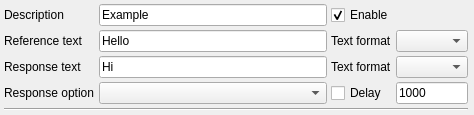
<?xml version="1.0" encoding="UTF-8"?>
<ui version="4.0">
 <class>SAKPluginAutoResponseItem</class>
 <widget class="QWidget" name="SAKPluginAutoResponseItem">
  <property name="geometry">
   <rect>
    <x>0</x>
    <y>0</y>
    <width>474</width>
    <height>110</height>
   </rect>
  </property>
  <property name="windowTitle">
   <string notr="true">Form</string>
  </property>
  <layout class="QGridLayout" name="gridLayout">
   <property name="leftMargin">
    <number>4</number>
   </property>
   <property name="topMargin">
    <number>4</number>
   </property>
   <property name="rightMargin">
    <number>6</number>
   </property>
   <property name="bottomMargin">
    <number>4</number>
   </property>
   <property name="spacing">
    <number>4</number>
   </property>
   <item row="1" column="2">
    <widget class="QLabel" name="label_5">
     <property name="text">
      <string>Text format</string>
     </property>
    </widget>
   </item>
   <item row="3" column="3">
    <widget class="QLineEdit" name="delayResponseLineEdit">
     <property name="sizePolicy">
      <sizepolicy hsizetype="Ignored" vsizetype="Fixed">
       <horstretch>0</horstretch>
       <verstretch>0</verstretch>
      </sizepolicy>
     </property>
     <property name="text">
      <string notr="true">1000</string>
     </property>
    </widget>
   </item>
   <item row="0" column="0">
    <widget class="QLabel" name="label">
     <property name="text">
      <string>Description</string>
     </property>
    </widget>
   </item>
   <item row="2" column="0">
    <widget class="QLabel" name="label_3">
     <property name="text">
      <string>Response text</string>
     </property>
    </widget>
   </item>
   <item row="2" column="2">
    <widget class="QLabel" name="label_6">
     <property name="text">
      <string>Text format</string>
     </property>
    </widget>
   </item>
   <item row="3" column="0">
    <widget class="QLabel" name="label_4">
     <property name="text">
      <string>Response option</string>
     </property>
    </widget>
   </item>
   <item row="3" column="1">
    <widget class="QComboBox" name="optionComboBox">
     <property name="sizePolicy">
      <sizepolicy hsizetype="Expanding" vsizetype="Fixed">
       <horstretch>0</horstretch>
       <verstretch>0</verstretch>
      </sizepolicy>
     </property>
    </widget>
   </item>
   <item row="3" column="2">
    <widget class="QCheckBox" name="delayResponseCheckBox">
     <property name="text">
      <string>Delay</string>
     </property>
    </widget>
   </item>
   <item row="1" column="1">
    <widget class="QLineEdit" name="referenceLineEdit">
     <property name="text">
      <string notr="true">Hello</string>
     </property>
    </widget>
   </item>
   <item row="1" column="3">
    <widget class="QComboBox" name="referenceDataFromatComboBox"/>
   </item>
   <item row="2" column="3">
    <widget class="QComboBox" name="responseDataFormatComboBox"/>
   </item>
   <item row="1" column="0">
    <widget class="QLabel" name="label_2">
     <property name="text">
      <string>Reference text</string>
     </property>
    </widget>
   </item>
   <item row="2" column="1">
    <widget class="QLineEdit" name="responseLineEdit">
     <property name="text">
      <string notr="true">Hi</string>
     </property>
    </widget>
   </item>
   <item row="0" column="1">
    <widget class="QLineEdit" name="descriptionLineEdit">
     <property name="text">
      <string>Example</string>
     </property>
    </widget>
   </item>
   <item row="4" column="0" colspan="4">
    <widget class="Line" name="line">
     <property name="orientation">
      <enum>Qt::Horizontal</enum>
     </property>
    </widget>
   </item>
   <item row="0" column="2" colspan="2">
    <widget class="QCheckBox" name="enableCheckBox">
     <property name="text">
      <string>Enable</string>
     </property>
     <property name="checked">
      <bool>true</bool>
     </property>
    </widget>
   </item>
  </layout>
 </widget>
 <resources/>
 <connections/>
</ui>
